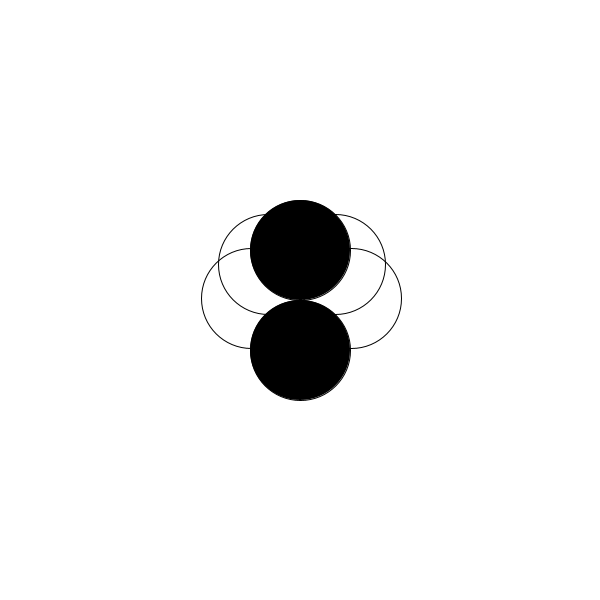
Frame 1 (no input)
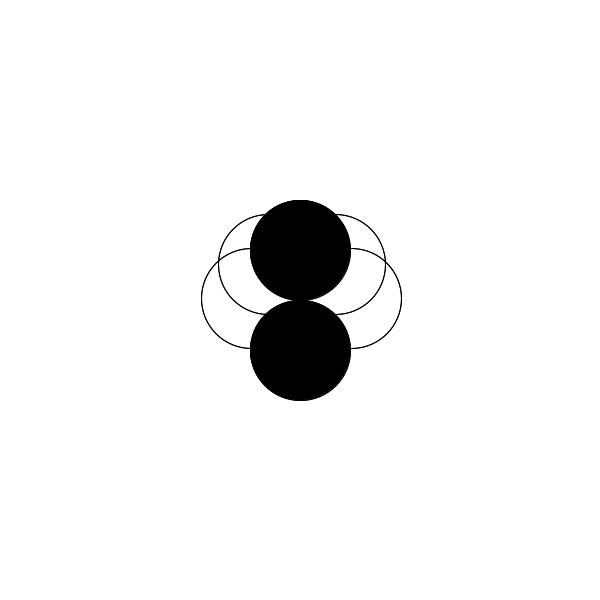
Frame 2 (the mouse pressed at the canvas centre, redrawn once)

The Processing sketch that drew these frames (run headless with seeded random() and noise(); the mouse was pressed at the canvas centre and the sketch redrawn once):

// Processing sketch: processing_85524
// ── processing_85524.pde

  void setup () 
{
  size(600,600);
  //Fond blanc
  background(255); 
  smooth();
}

void draw()
{
  //Je créer une ellipse non remplie. (ellipse en haut)
  fill(0);
  ellipse(300,250,100,100);
  //Je créer trois autres ellipses de la même taille. DUPLICATION/JUXTAPOSITION
  //(Ellipse en bas) 
  ellipse(300,350,100,100);
  //Ellipse à gauche) 
  noFill();
  ellipse(251,298,100,100);
  //(Ellipse à droite)
  ellipse(351,298,100,100);
  
  //Nouvelle série de quatre ellipses de la même taille. JUXTAPOSITION
  //Ellipse en haut à gauche
  ellipse(335,264,100,100);
  //Ellipse en haut à gauche
  ellipse(268,264,100,100);
  
  noLoop();
}
